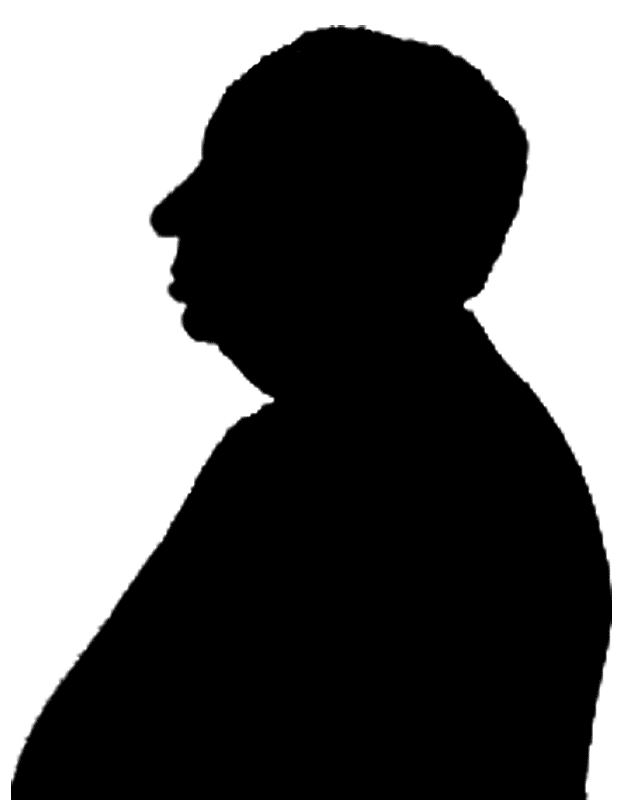
#> input picture Exercises2X/Test/hitchcock.png, 623 x 800 px
$ python Exercise1.py Test/hitchcock.png out.png
#> lines starting #> are read from the running program, lines starting #| are printed output that depends on the picture; after the words box and inside, x2 and y2 are one past the last pixel; in counts of white or black regions, pixels touching at a corner belong together
#> further down, img1 is the input picture: shape (800, 623); min 0, max 255, mean 102.9
import cv2
import sys
import numpy as np

def erosion (size, img1):
#> called with size = 1
    imgOut= img1.copy()
    for row in range(img1.shape[0]):
        for colum in range (img1.shape[1]):
            elems= img1[0 if row-size < 0 else row-size:row+size if row+size > img1.shape[0] else row+size+1,\
                0 if colum-size < 0 else colum-size:colum+size if colum+size > img1.shape[1] else colum+size+1]
            imgOut[row,colum]= np.min(elems)
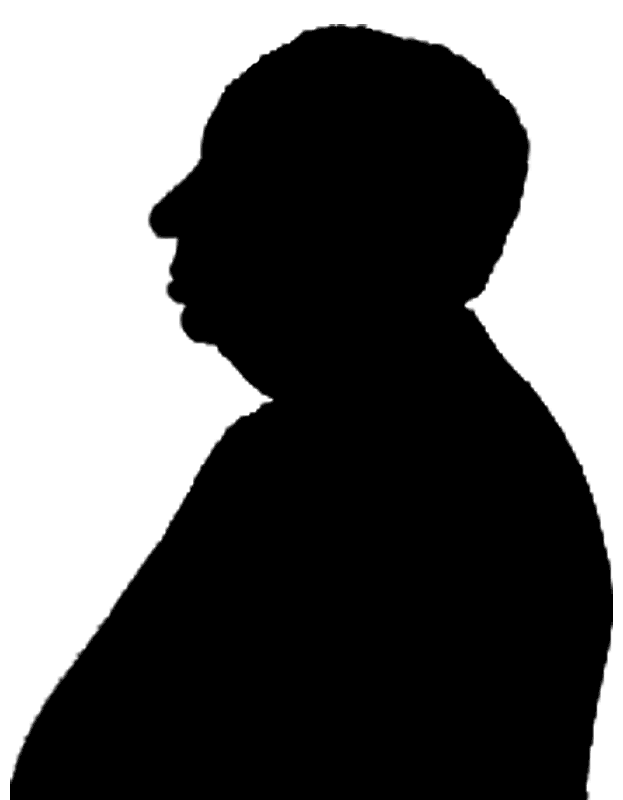
#> imgOut: shape (800, 623); 1.99% of pixels changed, all inside (x1, y1, x2, y2) = (10, 24, 613, 800)
    return imgOut

def subtraction(img1, img2):
    imgOut= img1.copy()
    for row in range(img1.shape[0]):
        for colum in range (img1.shape[1]):
            imgOut[row, colum] = img1[row, colum] - img2[row, colum]
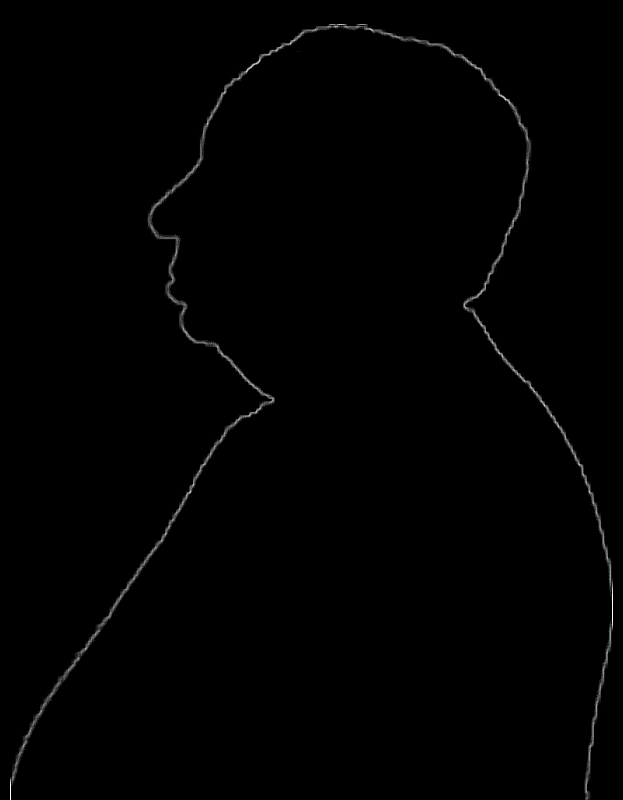
#> imgOut: shape (800, 623); min 0, max 255, mean 1.3
    return imgOut

if len(sys.argv) != 3:
    print("The call to the function is incorrect, 2 elements need to be introduced ")
    exit()

img1 = cv2.imread(sys.argv[1], cv2.IMREAD_GRAYSCALE)


# Do de erosion of the imagen
imgOutErosion = erosion(1, img1)

#subtract the images
imgOut = subtraction (img1, imgOutErosion)

cv2.imwrite(sys.argv[2], imgOut)
